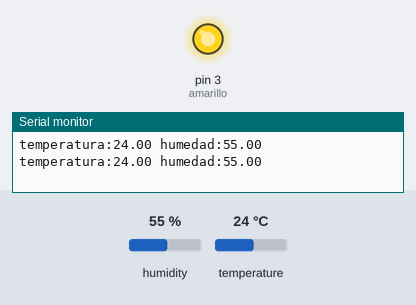
This sketch was run on a simulated Arduino Uno, built with avr-gcc and run on an emulated ATmega328P. Shown: output pins drawn as LEDs (lit = HIGH), the last lines printed to the serial monitor. The test bench sets the inputs (shaded band); at power-on: temperature 24 °C, humidity 55 %.

Above: at 2.8 s.
2.9 s: temperature set to 20 °C
5.6 s: temperature set to 17 °C
At 7.0 s:
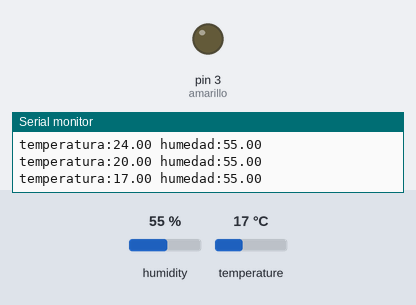
Timing chart, 0 to 8.6 s (numbered marks = the images above; inputs shaded):
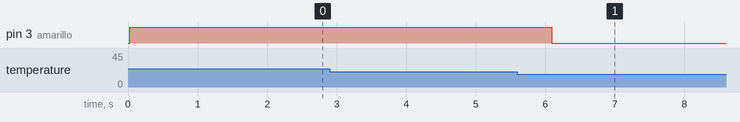

The sketch:

practica_20.ino
```cpp
#include <DHT11.h>

int pin = 5;
DHT11 dht11(pin);

float grados=0.0;
float farenheit =0.0;
int foco=2;
int amarillo=3;
int foco2=4;

void setup()
{
  Serial.begin(9600);
  pinMode(3,OUTPUT);
}

void loop()
{
  int err;
  float temp, humi;
  err = dht11.read(humi, temp);
  if (err == 0)
  {
    Serial.print("temperatura:");
    Serial.print(temp);
    Serial.print(" humedad:");
    Serial.print(humi);
    Serial.println();
  }
  else
  {
    Serial.println();
    Serial.print("Error No :");
    Serial.print(err);
    Serial.println();
  }
  grados=temp;
  if(grados>28.0){
    digitalWrite(foco,1);
    digitalWrite(amarillo,0);
    digitalWrite(foco2,0);
  }
  if(grados>=19.088 && grados<28.0){
    digitalWrite(foco,0);
    digitalWrite(amarillo,1);
    digitalWrite(foco2,0);
  }
  if(grados<19.0){
    digitalWrite(foco,0);
    digitalWrite(amarillo,0);
    digitalWrite(foco2,1);
  }
 delay(1000);
  delay(DHT11_RETRY_DELAY);

}
```

Measured:
- the behaviour switches between 19 and 18 °C on temperature (found by bisection; images 0 and 1)
- after the input at 5.6 s, pin 3 (amarillo): HIGH → LOW after 0.50 s
